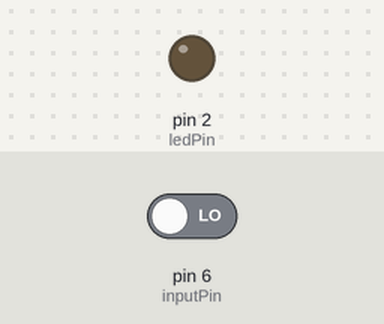
This sketch was run on a simulated Arduino Uno, built with avr-gcc and run on an emulated ATmega328P. Parts: output pins drawn as LEDs (lit = HIGH). The inputs (shaded band) are chosen by the test bench; at power-on: pin 6 (inputPin) LOW. No radio packets arrive unless stated.

Above: at 1.2 s.
1.3 s: pin 6 (inputPin) driven HIGH
At 1.9 s:
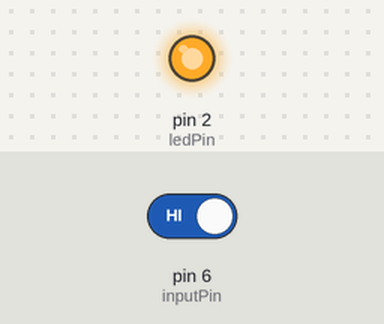
2.8 s: pin 6 (inputPin) driven LOW
At 4.2 s:
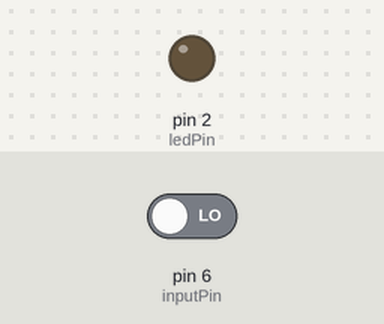
Timing chart, 0 to 5.8 s (numbered marks = the images above; inputs shaded):
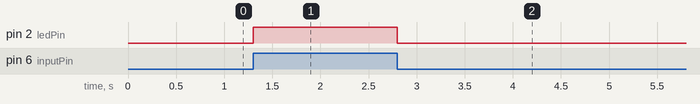

The sketch:

Motion_Sensor.ino
```cpp
#include <SPI.h>
#include <nRF24L01.h>
#include <RF24.h>

int ledPin = 2;                // choose the pin for the LED
int inputPin = 6;               // choose the input pin (for PIR sensor)
int pirState = LOW;             // we start, assuming no motion detected
int val = 0;                    // variable for reading the pin status
RF24 radio(7, 8); // CE, CSN
const byte address[6] = "27412";
void setup() {
  pinMode(ledPin, OUTPUT);      // declare LED as output
  pinMode(inputPin, INPUT);     // declare sensor as input

  Serial.begin(9600);
  radio.begin();
  radio.openWritingPipe(address);
  radio.setPALevel(RF24_PA_MIN);
  radio.stopListening();
}

void loop(){
  val = digitalRead(inputPin);  // read input value

  if (val == HIGH)  // check if the input is HIGH
  {
    digitalWrite(ledPin, HIGH);  // turn LED ON

    if (pirState == LOW)
  {
      const char text[] = "Motion Detected";
      radio.write(&text, sizeof(text));// print on output change
      pirState = HIGH;
    }
  }
  else
  {
    digitalWrite(ledPin, LOW); // turn LED OFF

    if (pirState == HIGH)
  {
      const char text[] = "Motion Ended";
      radio.write(&text, sizeof(text));  // print on output change
      pirState = LOW;
    }
  }
}
```

Measured:
- after the input at 1.3 s, pin 2 (ledPin): LOW → HIGH at once
- after the input at 2.8 s, pin 2 (ledPin): HIGH → LOW at once
